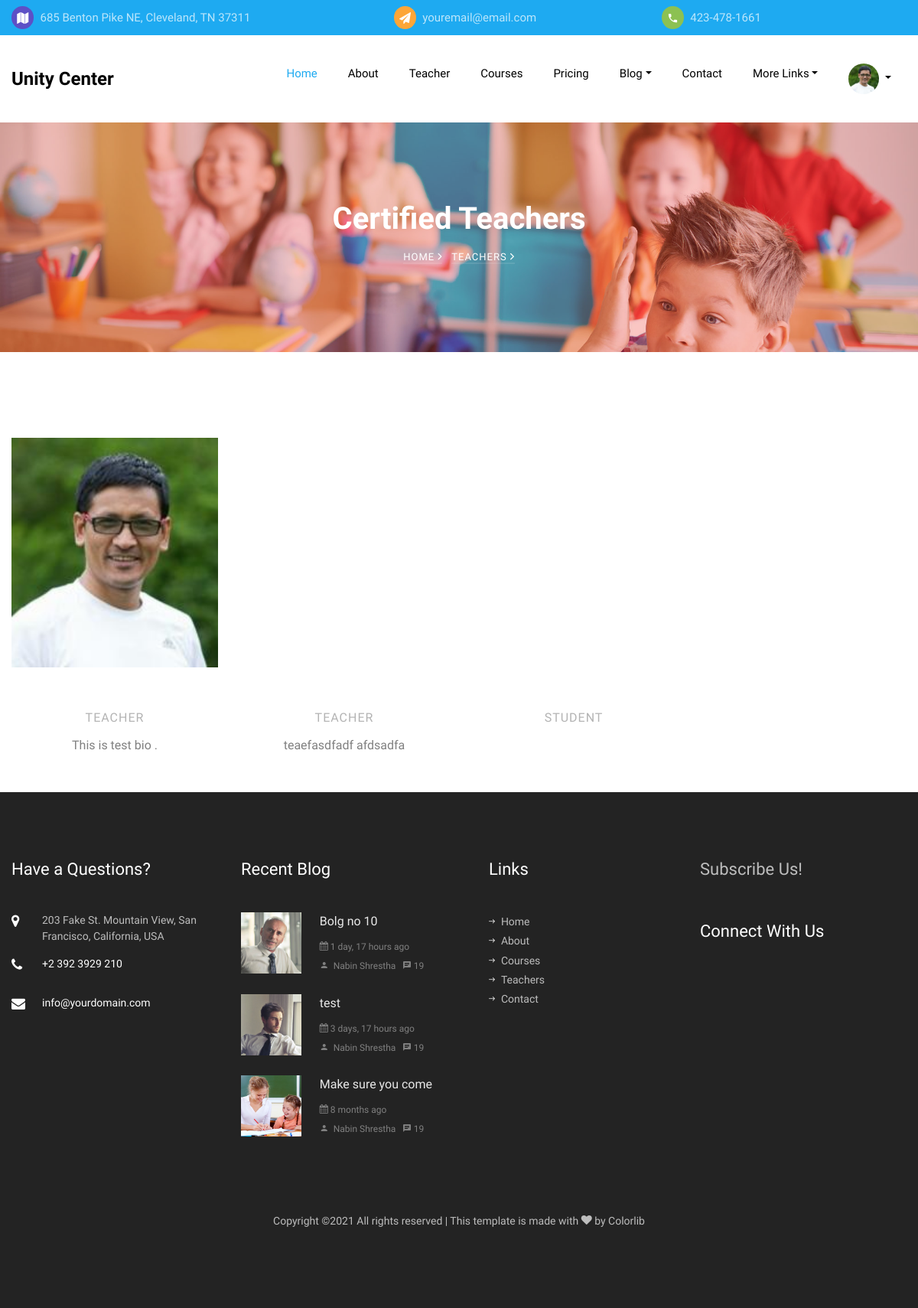
The page /teacher/ (signed in) on the database as committed earlier.
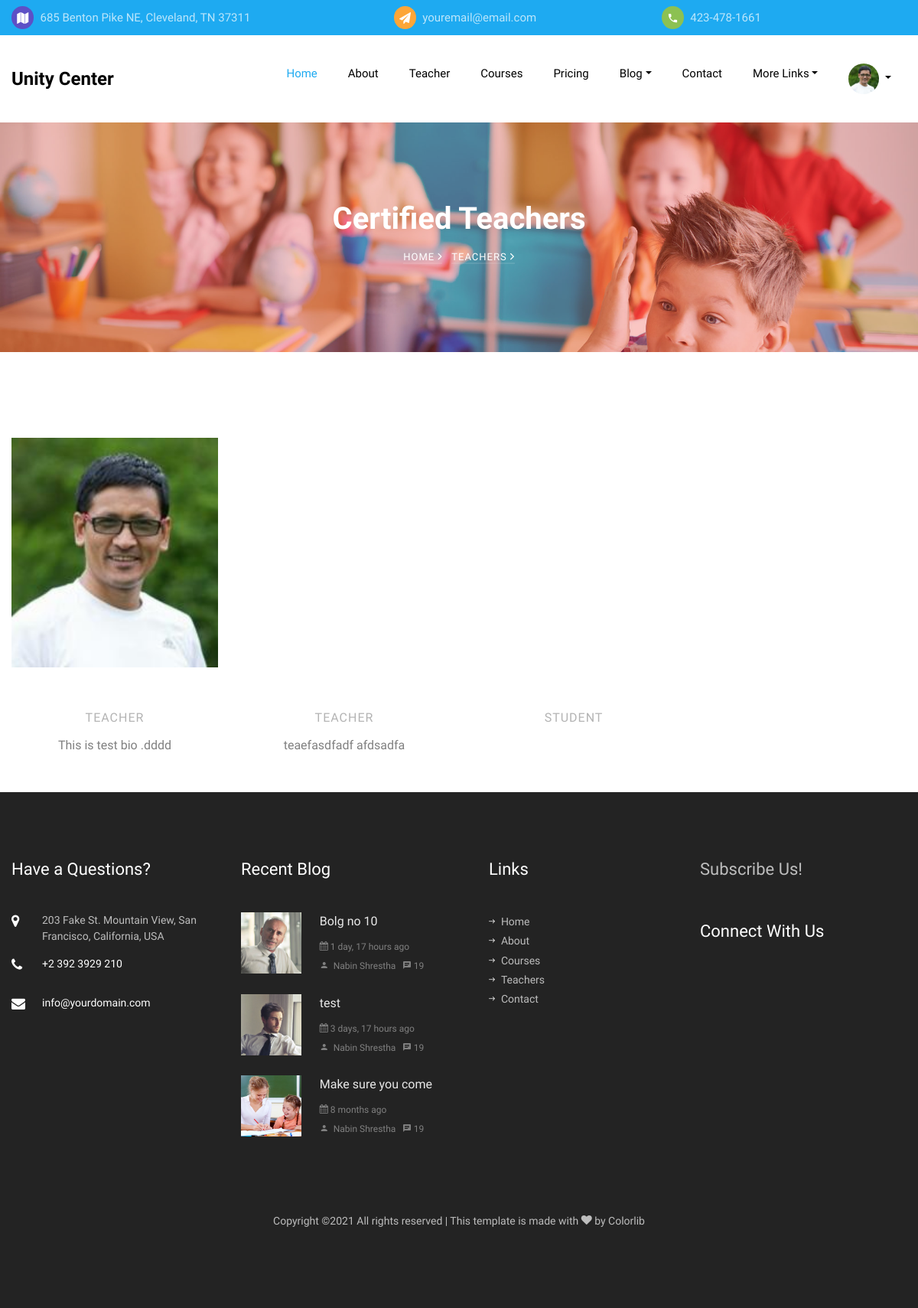
The same page on the database as committed later.
### users/models.py (models this page shows, shortened)
class Profile(models.Model):
    user = models.OneToOneField(User, on_delete=models.CASCADE)
    image = models.ImageField(default='default.jpg', upload_to='profile_pics')
    title = models.CharField( max_length=30, blank=True)
    bio = models.TextField(max_length=500, blank=True)
    location = models.CharField(max_length=30, blank=True)
    birth_date = models.DateField(null=True, blank=True, help_text='YYYY-MM-DD')
    user_staff = models.BooleanField(default=False)
    user_admin = models.BooleanField(default=False)
    teacher = models.BooleanField(default=False)
    facebook = models.CharField( max_length=300, blank=True,default='#')
    google = models.CharField( max_length=300, blank=True,default='#')
    tweeter = models.CharField( max_length=300, blank=True,default='#')

### pages/views.py (the view)
# urls.py: path('teacher/',TeacherListView.as_view(), name='unity-teacher'),
class TeacherListView(ListView):
    template_name = 'pages/teacher.html'
    model = Post
    def get_context_data(self, **kwargs):
        context_data = super().get_context_data(**kwargs)
        context_data['teachers'] = Profile.objects.filter(user_staff=True)
        context_data['blog_latest'] = Post.objects.all().order_by('-date_posted')[0:3]
        return context_data

### blogs/models.py (called while the page is built)
    def get_absolute_url(self):
        return reverse('post-detail', kwargs={'pk': self.pk})

### newsletters/custom_context_processor.py (called while the page is built)
def  blog_post_latest(request):
    blog_latest = Post.objects.all().order_by('-date_posted')[0:3]
    return {'blog_latest_footer':blog_latest}

### templates/pages/teacher.html (shortened to what this page needs)
{% extends 'base.html' %}
{% load static %}
{% block content %}
    <section class="hero-wrap hero-wrap-2" style="background-image: url({% static 'images/bg_2.jpg' %});">
      <div class="overlay"></div>
      <div class="container">
        <div class="row no-gutters slider-text align-items-center justify-content-center">
          <div class="col-md-9 ftco-animate text-center">
            <h1 class="mb-2 bread">Certified Teachers</h1>
            <p class="breadcrumbs"><span class="mr-2"><a href="index.html">Home <i class="ion-ios-arrow-forward"></i></a></span> <span>Teachers <i class="ion-ios-arrow-forward"></i></span></p>
          </div>
        </div>
      </div>
    </section>
		<section class="ftco-section ftco-no-pb">
			<div class="container">
				<div class="row">
					{% for teacher in teachers %}
					<div class="col-md-6 col-lg-3 ftco-animate">
						<div class="staff">
							<div class="img-wrap d-flex align-items-stretch">
								<div class="img align-self-stretch" style="background-image: url({{ teacher.user.profile.image.url }});"></div>
							</div>
							<div class="text pt-3 text-center">
								<span class="position mb-2">{{teacher.title}}</span>
								<div class="faded">
									<p>{{ teacher.bio }}</p>
	              </div>
							</div>
						</div>
					</div>
					{% endfor %}
				</div>
			</div>
		</section>
{% endblock content %}

Rows that differ between the two databases and show on the page:
changed Profile: bio "This is test bio ." → "This is test bio .dddd"
